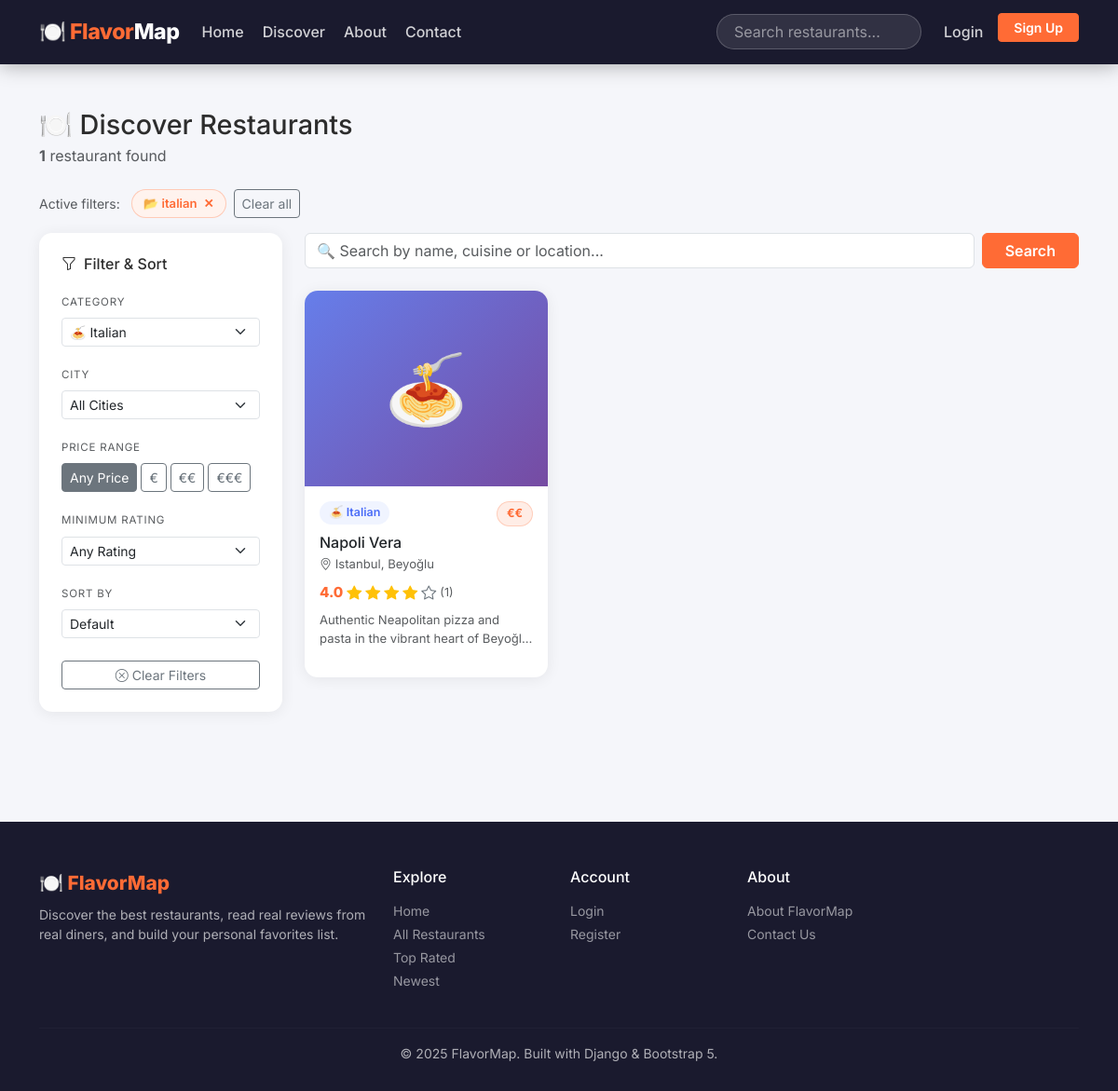
The app's page /restaurants/?category=italian with its own data.
### restaurants/models.py (models this page shows, shortened)
class Restaurant(models.Model):
    PRICE_CHOICES = [
        ('€',   '€ — Budget-friendly'),
        ('€€',  '€€ — Mid-range'),
        ('€€€', '€€€ — Fine Dining'),
    ]
    name = models.CharField(max_length=200)
    description = models.TextField()
    address = models.CharField(max_length=300)
    city = models.CharField(max_length=100)
    district = models.CharField(max_length=100, blank=True)
    phone = models.CharField(max_length=30, blank=True)
    email = models.EmailField(blank=True)
    website = models.URLField(blank=True)
    price_range = models.CharField(max_length=5, choices=PRICE_CHOICES, default='€€')
    category = models.ForeignKey(
        Category, on_delete=models.SET_NULL, null=True,
        related_name='restaurants'
    )
    owner = models.ForeignKey(
        User, on_delete=models.SET_NULL, null=True, blank=True,
        related_name='owned_restaurants'
    )
    is_claimed = models.BooleanField(default=False)
    latitude = models.DecimalField(max_digits=9, decimal_places=6, null=True, blank=True)
    longitude = models.DecimalField(max_digits=9, decimal_places=6, null=True, blank=True)
    main_photo = models.ImageField(upload_to='restaurants/main/', blank=True, null=True)
    created_at = models.DateTimeField(auto_now_add=True)
    updated_at = models.DateTimeField(auto_now=True)
    class Meta:
        ordering = ['-created_at']

class Category(models.Model):
    name = models.CharField(max_length=100)
    slug = models.SlugField(unique=True)
    icon = models.CharField(max_length=10, default='🍽️')
    description = models.TextField(blank=True)
    created_at = models.DateTimeField(auto_now_add=True)
    class Meta:
        verbose_name_plural = 'categories'
        ordering = ['name']

### restaurants/views.py (the view, shortened to what this page needs)
# urls.py: path('restaurants/',            views.restaurant_list,   name='restaurant_list'),
def restaurant_list(request):
    qs = Restaurant.objects.select_related('category').annotate(
        avg_r=Avg('reviews__rating'),
        rev_count=Count('reviews'),
    )
    form = SearchFilterForm(request.GET or None)
    cities = Restaurant.objects.values_list('city', flat=True).distinct().order_by('city')
    categories_qs = Category.objects.all().order_by('name')
    form.fields['city'].choices = [('', 'All Cities')] + [(c, c) for c in cities]
    form.fields['category'].choices = [('', 'All Categories')] + [
        (cat.slug, f"{cat.icon} {cat.name}") for cat in categories_qs
    ]
    q          = request.GET.get('q', '').strip()
    category   = request.GET.get('category', '')
    city       = request.GET.get('city', '')
    price      = request.GET.get('price_range', '')
    min_rating = request.GET.get('min_rating', '')
    sort       = request.GET.get('sort', '')
    if category:
        qs = qs.filter(category__slug=category)
    if city:
        qs = qs.filter(city__iexact=city)
    if price:
        qs = qs.filter(price_range=price)
    if min_rating:
        qs = qs.filter(avg_r__gte=float(min_rating))
    SORT_MAP = {
        'rating':     '-avg_r',
        'newest':     '-created_at',
        'reviews':    '-rev_count',
        'price_asc':  'price_range',
        'price_desc': '-price_range',
    }
    qs = qs.order_by(SORT_MAP.get(sort, '-created_at'))
    paginator = Paginator(qs, 12)
    page_obj  = paginator.get_page(request.GET.get('page'))
    get_copy = request.GET.copy()
    get_copy.pop('page', None)
    context = {
        'page_title':   'Discover Restaurants',
        'restaurants':  page_obj,
        'form':         form,
        'categories':   categories_qs,
        'cities':       cities,
        'total_count':  paginator.count,
        'query_string': get_copy.urlencode(),
        'active_q':          q,
        'active_category':   category,
        'active_city':       city,
        'active_price':      price,
        'active_min_rating': min_rating,
        'active_sort':       sort,
    }
    return render(request, 'restaurants/restaurant_list.html', context)

### restaurants/forms.py
class SearchFilterForm(forms.Form):
    SORT_CHOICES = [
        ('',          'Default'),
        ('rating',    '⭐ Highest Rated'),
        ('newest',    '🆕 Newest First'),
        ('reviews',   '💬 Most Reviewed'),
        ('price_asc', '💸 Price: Low → High'),
        ('price_desc','💰 Price: High → Low'),
    ]
    RATING_CHOICES = [
        ('', 'Any Rating'),
        ('3', '3+ Stars'),
        ('4', '4+ Stars'),
        ('4.5', '4.5+ Stars'),
    ]
    q = forms.CharField(
        required=False,
        label='',
        widget=forms.TextInput(attrs={
            'placeholder': '🔍 Search restaurants, cuisines, locations...',
            'class': 'form-control',
        })
    )
    category = forms.ChoiceField(required=False, choices=[], label='Category')
    city = forms.ChoiceField(required=False, choices=[], label='City')
    price_range = forms.ChoiceField(
        required=False,
        choices=[('', 'Any Price'), ('€', '€'), ('€€', '€€'), ('€€€', '€€€')],
        label='Price'
    )
    min_rating = forms.ChoiceField(required=False, choices=RATING_CHOICES, label='Min Rating')
    sort = forms.ChoiceField(required=False, choices=SORT_CHOICES, label='Sort By')

### restaurants/templatetags/restaurant_tags.py (called while the page is built)
@register.filter
def bs_stars(avg):
    avg   = float(avg or 0)
    full  = int(avg)
    half  = 1 if (avg - full) >= 0.5 else 0
    empty = 5 - full - half
    html  = ''
    html += '<i class="bi bi-star-fill text-warning"></i>' * full
    html += '<i class="bi bi-star-half text-warning"></i>' * half
    html += '<i class="bi bi-star text-secondary"></i>'    * empty
    return mark_safe(html)

@register.simple_tag(takes_context=True)
def query_transform(context, **kwargs):
    request  = context.get('request')
    if not request:
        return ''
    params   = request.GET.copy()
    for key, val in kwargs.items():
        params[key] = val
    return params.urlencode()

### restaurants/templates/restaurants/restaurant_list.html (shortened to what this page needs)
{% extends 'restaurants/base.html' %}
{% load restaurant_tags %}
{% block content %}
<div class="container py-5">
  <div class="d-flex justify-content-between align-items-start mb-4 flex-wrap gap-3">
    <div>
      <h1 class="fw-800 mb-1" style="font-size:1.8rem;">🍽️ Discover Restaurants</h1>
      <p class="text-muted mb-0">
        <strong>{{ total_count }}</strong> restaurant{{ total_count|pluralize }} found
      </p>
    </div>
  </div>
  {% if active_q or active_category or active_city or active_price or active_min_rating %}
  <div class="d-flex flex-wrap gap-2 mb-3">
    <span class="text-muted small me-1 align-self-center">Active filters:</span>
    {% if active_category %}<span class="filter-chip">📂 {{ active_category }} <a href="?{% query_transform category='' %}">✕</a></span>{% endif %}
    <a href="{% url 'restaurant_list' %}" class="btn btn-sm btn-outline-secondary">Clear all</a>
  </div>
  {% endif %}
  <div class="row g-4">
    <div class="col-lg-3">
      <div class="fm-card p-4 sticky-sidebar">
        <h6 class="fw-700 mb-3"><i class="bi bi-funnel me-2"></i>Filter & Sort</h6>
        <form method="get" id="filterForm">
          <div class="mb-3">
            <label class="form-label small fw-600 text-muted text-uppercase" style="font-size:.72rem; letter-spacing:.8px;">Category</label>
            <select name="category" class="form-select form-select-sm auto-submit">
              {% for cat in categories %}
              <option value="{{ cat.slug }}" {% if active_category == cat.slug %}selected{% endif %}>
                {{ cat.icon }} {{ cat.name }}
              </option>
              {% endfor %}
            </select>
          </div>
          <div class="mb-3">
            <label class="form-label small fw-600 text-muted text-uppercase" style="font-size:.72rem; letter-spacing:.8px;">City</label>
            <select name="city" class="form-select form-select-sm auto-submit">
              <option value="">All Cities</option>
            </select>
          </div>
          <div class="mb-3">
            <label class="form-label small fw-600 text-muted text-uppercase" style="font-size:.72rem; letter-spacing:.8px;">Price Range</label>
            <div class="d-flex gap-1 flex-wrap">
              {% for val, label in form.fields.price_range.choices %}
              <div>
                <label class="btn btn-sm btn-outline-secondary" for="price{{ forloop.counter }}">
                  {{ label }}
                </label>
              </div>
              {% endfor %}
            </div>
          </div>
          <div class="mb-3">
            <label class="form-label small fw-600 text-muted text-uppercase" style="font-size:.72rem; letter-spacing:.8px;">Minimum Rating</label>
            <select name="min_rating" class="form-select form-select-sm auto-submit">
              <option value="">Any Rating</option>
            </select>
          </div>
          <div class="mb-4">
            <label class="form-label small fw-600 text-muted text-uppercase" style="font-size:.72rem; letter-spacing:.8px;">Sort By</label>
            <select name="sort" class="form-select form-select-sm auto-submit">
              <option value="">Default</option>
            </select>
          </div>
          <a href="{% url 'restaurant_list' %}" class="btn btn-outline-secondary btn-sm w-100">
            <i class="bi bi-x-circle me-1"></i>Clear Filters
          </a>
        </form>
      </div>
    </div>
    <div class="col-lg-9">
      <div class="d-none d-lg-block mb-4">
        <form action="{% url 'restaurant_list' %}" method="get" class="d-flex gap-2">
          <input type="text" name="q" class="form-control"
                 placeholder="🔍 Search by name, cuisine or location..." value="{{ active_q }}">
          <button class="btn btn-primary px-4" type="submit">Search</button>
        </form>
      </div>
      <div class="row g-4">
        {% for r in restaurants %}
        <div class="col-sm-6 col-xl-4">
          <div class="fm-card card h-100">
            {% if r.main_photo %}
            <img src="{{ r.main_photo.url }}" class="card-img-top" alt="{{ r.name }}">
            {% else %}
            <div class="fm-card-placeholder"
                 style="background: linear-gradient(135deg,
                   {% cycle '#667eea,#764ba2' '#f093fb,#f5576c' '#4facfe,#00f2fe' '#43e97b,#38f9d7' '#fa709a,#fee140' '#a18cd1,#fbc2eb' %});">
              {{ r.category.icon }}
            </div>
            {% endif %}
            <div class="card-body p-3 d-flex flex-column">
              <div class="d-flex justify-content-between align-items-start mb-2">
                <span class="badge-category">{{ r.category.icon }} {{ r.category.name }}</span>
                <span class="badge-price">{{ r.price_range }}</span>
              </div>
              <h6 class="fw-700 mb-1" style="font-size:1rem;">
                <a href="{% url 'restaurant_detail' r.pk %}" class="text-dark text-decoration-none stretched-link">
                  {{ r.name }}
                </a>
              </h6>
              <p class="text-muted mb-2" style="font-size:.82rem;">
                <i class="bi bi-geo-alt"></i>
                {{ r.city }}{% if r.district %}, {{ r.district }}{% endif %}
              </p>
              <div class="d-flex align-items-center gap-1 mb-2">
                {% with avg=r.avg_r|default:0 %}
                <span class="rating-number" style="font-size:.95rem;">{{ avg|floatformat:1 }}</span>
                {{ avg|bs_stars }}
                <span class="text-muted" style="font-size:.78rem;">({{ r.rev_count }})</span>
                {% endwith %}
              </div>
              <p class="text-muted flex-grow-1" style="font-size:.82rem; -webkit-line-clamp:2; display:-webkit-box; -webkit-box-orient:vertical; overflow:hidden;">
                {{ r.description|truncatechars:80 }}
              </p>
            </div>
          </div>
        </div>
        {% endfor %}
      </div>
    </div>
  </div>
</div>
{% endblock %}

### restaurants/templates/restaurants/base.html (style rules this page uses)
:root { --fm-orange: #FF6B35; --fm-orange-dark: #E55527; --fm-dark: #1a1a2e; --fm-navy: #16213e; --fm-card-shadow: 0 2px 16px rgba(0,0,0,.07); --fm-card-hover: 0 8px 32px rgba(0,0,0,.13); --fm-radius: 14px; --fm-radius-sm: 8px; }
* { box-sizing: border-box; }
body { font-family: 'Inter', system-ui, -apple-system, sans-serif; background: #f5f6fa; color: #2d2d2d; }
.btn-primary { background: var(--fm-orange); border-color: var(--fm-orange); font-weight: 600; }
.fm-card { background: #fff; border: none; border-radius: var(--fm-radius); box-shadow: var(--fm-card-shadow); transition: transform .22s ease, box-shadow .22s ease; overflow: hidden; }
.fm-card-placeholder { height: 210px; display: flex; align-items: center; justify-content: center; font-size: 4.5rem; }
.badge-price { background: rgba(255,107,53,.12); color: var(--fm-orange); border: 1px solid rgba(255,107,53,.25); border-radius: 20px; padding: 3px 10px; font-size: .78rem; font-weight: 700; }
.badge-category { background: #f0f4ff; color: #4a6cf7; border-radius: 20px; padding: 3px 10px; font-size: .78rem; font-weight: 600; }
.sticky-sidebar { position: sticky; top: 84px; }
.filter-chip { display: inline-flex; align-items: center; gap: 5px; background: #fff3ee; color: var(--fm-orange); border: 1px solid rgba(255,107,53,.3); border-radius: 20px; padding: 4px 12px; font-size: .82rem; font-weight: 600; }
.filter-chip a { color: inherit; text-decoration: none; margin-left: 2px; }
.rating-number { font-weight: 800; font-size: 1.1rem; color: var(--fm-orange); }

### records on screen
Restaurant: category.icon "🍝", category.name "Italian", price_range "€€", name "Napoli Vera", city "Istanbul", district "Beyoğlu", value "4.0", rev_count "1", description "Authentic Neapolitan pizza and pasta in the vibrant heart of…"

### other values on screen
{{ total_count }} "1"
{{ active_category }} "italian"
{{ label }} "Any Price" "€" "€€" "€€€"
form field category "🍝 Italian"
